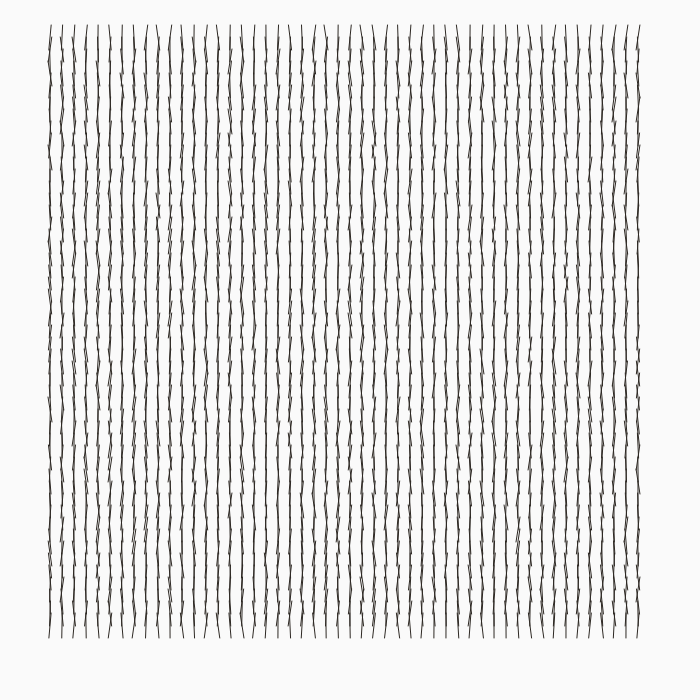
Frame 1 (no input)
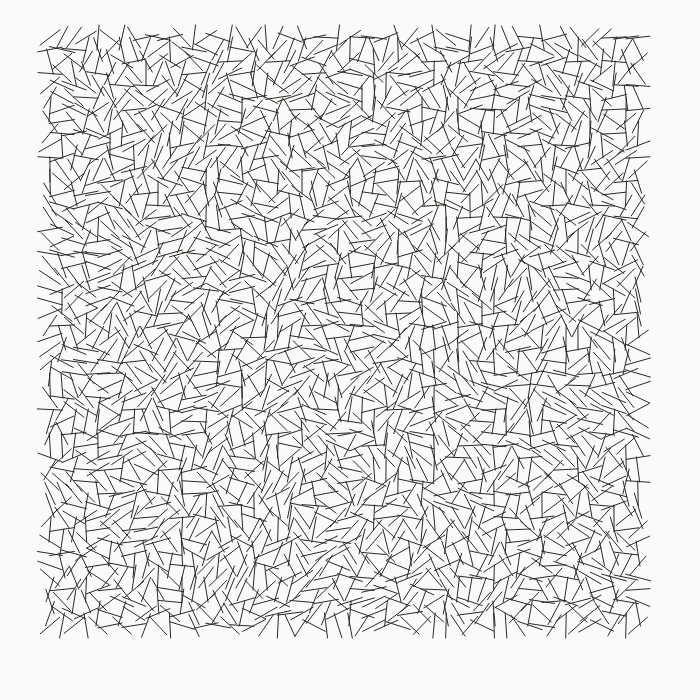
Frame 60 (no input)
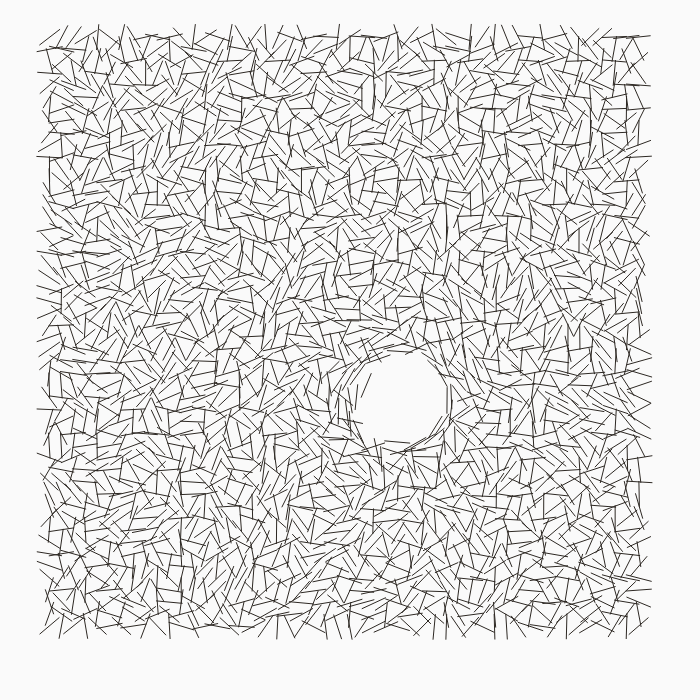
Frame 120 (the mouse pressed at the canvas centre since frame 60)

The p5.js sketch that drew these frames (run headless with seeded random() and noise() and a simulated clock; from frame 60 on, the mouse is pressed at the canvas centre):

// p5.js sketch
// ── sketch.js
mat = []
ssize = 600
msize = 50
sl = 25
sw = 6
c1 = [45,40,35]
c2 = [250,250,250]


function choice(list){
  return list[floor(random(list.length))]
}


// DOT

var Dot = function(x,y){                                                    
  this.x = x
  this.y = y
  this.v = {x:0,y:0}
  this.fric = {x:0,y:0}
  this.m = 10
  this.fix = {x:false,y:false}
}


Dot.prototype.update = function(){
  if (this.fix.x == false){
    this.x += this.v.x
  }
  if (this.fix.y == false){
    this.y += this.v.y 
  }

  this.fric.x = 0.9
  this.fric.y = 0.9
  this.v.x *= this.fric.x
  this.v.y *= this.fric.y
}

Dot.prototype.appForce = function(f,dir){
  var ax = f*cos(dir) / this.m
  var ay = f*sin(dir) / this.m
  this.v.x += ax
  this.v.y += ay
}

Dot.prototype.remoteRepel = function(x0,y0,f){
  var d = dist(this.x,this.y,x0,y0)
  var a = atan2(y0-this.y,x0-this.x)
  this.appForce(-pow(d,-1.5)*f,a)
 
}



//STK


var Stk = function (x,y,l,a){
  this.m1 = new Dot(x,y)
  this.m2 = new Dot(endpt(x,y,l,a).x,endpt(x,y,l,a).y)
  this.l = l
  this.phys = true
  this.sup = [-1,-1]
  
  this.targ = {x:-1,y:-1,l:-1,a:-1,fun:null,args:[]}
  this.v = 10
  this.wasted = false
  this.id = floor(random(100000))
}

function endpt (x,y,l,a){
  return {x:x + cos(a) * l, y:y - sin(a) * l}
}

Stk.prototype.getang = function(){
  return atan2(this.m2.y-this.m1.y,this.m2.x-this.m1.x)
}

Stk.prototype.update = function(){
  this.m1.update()
  this.m2.update()
  
  var d = dist(this.m1.x,this.m1.y,this.m2.x,this.m2.y)
  if (abs(d-this.l) > 1){
    this.m1.appForce(2*(d-this.l),this.getang())
    this.m2.appForce(2*(this.l-d),this.getang())
    
  }
}
Stk.prototype.appTorque = function(f){

  this.m1.appForce(f,this.getang()+PI/2)
  this.m2.appForce(-f,this.getang()+PI/2)
}




function setup(){
  createCanvas(ssize+100,ssize+100)
  for (var i = 0; i < msize; i++){
    mat.push([])
    for (var j = 0; j < msize; j++){
      var stk = new Stk(j*(ssize/msize),i*(ssize/msize),sl,PI/2)
      stk.appTorque(random(-20,20))
      mat[i].push(stk)
      
    }
  }
}


function draw(){
  background(c2)
  translate(50,50)
  for (var i = 0; i < msize; i++){
    for (var j = 0; j < msize; j++){
      var stk = mat[i][j]
      if (stk.phys){
        stk.update()
      }
      if (mouseIsPressed){
        stk.m1.remoteRepel(mouseX,mouseY,100)
        stk.m2.remoteRepel(mouseX,mouseY,100)
      }
      stroke(c1)
      line(stk.m1.x,stk.m1.y,stk.m2.x,stk.m2.y)
    }
  }  
}
// ── ngdon-interruptions.js
mat = []
ssize = 600
msize = 40
sl = 25
sw = 6
c1 = [45,40,35]
c2 = [250,250,250]


function choice(list){
  return list[floor(random(list.length))]
}


// DOT

var Dot = function(x,y){                                                    
  this.x = x
  this.y = y
  this.v = {x:0,y:0}
  this.fric = {x:0,y:0}
  this.m = 10
  this.fix = {x:false,y:false}
}


Dot.prototype.update = function(){
  if (this.fix.x == false){
    this.x += this.v.x
  }
  if (this.fix.y == false){
    this.y += this.v.y 
  }

  this.fric.x = 0.9
  this.fric.y = 0.9
  this.v.x *= this.fric.x
  this.v.y *= this.fric.y
}

Dot.prototype.appForce = function(f,dir){
  var ax = f*cos(dir) / this.m
  var ay = f*sin(dir) / this.m
  this.v.x += ax
  this.v.y += ay
}

Dot.prototype.remoteRepel = function(x0,y0,f){
  var d = dist(this.x,this.y,x0,y0)
  var a = atan2(y0-this.y,x0-this.x)
  this.appForce(-pow(d,-1.6)*f,a)
 
}



//STK


var Stk = function (x,y,l,a){
  this.m1 = new Dot(x,y)
  this.m2 = new Dot(endpt(x,y,l,a).x,endpt(x,y,l,a).y)
  this.l = l
  this.phys = true
  this.sup = [-1,-1]
  
  this.targ = {x:-1,y:-1,l:-1,a:-1,fun:null,args:[]}
  this.v = 10
  this.wasted = false
  this.id = floor(random(100000))
}

function endpt (x,y,l,a){
  return {x:x + cos(a) * l, y:y - sin(a) * l}
}

Stk.prototype.getang = function(){
  return atan2(this.m2.y-this.m1.y,this.m2.x-this.m1.x)
}

Stk.prototype.update = function(){
  this.m1.update()
  this.m2.update()
  
  var d = dist(this.m1.x,this.m1.y,this.m2.x,this.m2.y)
  if (abs(d-this.l) > 1){
    this.m1.appForce(2*(d-this.l),this.getang())
    this.m2.appForce(2*(this.l-d),this.getang())
    
  }
}
Stk.prototype.appTorque = function(f){

  this.m1.appForce(f,this.getang()+PI/2)
  this.m2.appForce(-f,this.getang()+PI/2)
}




function setup(){
  createCanvas(ssize+100,ssize+100)
  for (var i = 0; i < msize; i++){
    mat.push([])
    for (var j = 0; j < msize; j++){
      var stk = new Stk(j*(ssize/msize),i*(ssize/msize),sl,PI/2)
      stk.appTorque(random(-20,20))
      mat[i].push(stk)
      
    }
  }
}


function draw(){
  background(c2)
  translate(50,50)
  for (var i = 0; i < msize; i++){
    for (var j = 0; j < msize; j++){
      var stk = mat[i][j]
      if (stk.phys){
        stk.update()
      }
      if (mouseIsPressed){
        stk.m1.remoteRepel(mouseX-50,mouseY-50,100)
        stk.m2.remoteRepel(mouseX-50,mouseY-50,100)
      }
      stroke(c1)
      line(stk.m1.x,stk.m1.y,stk.m2.x,stk.m2.y)
    }
  }  
}
